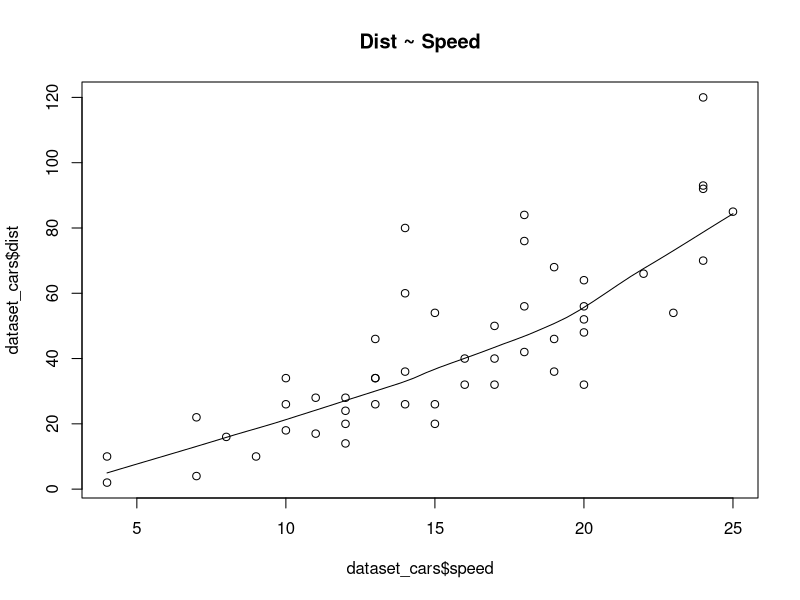
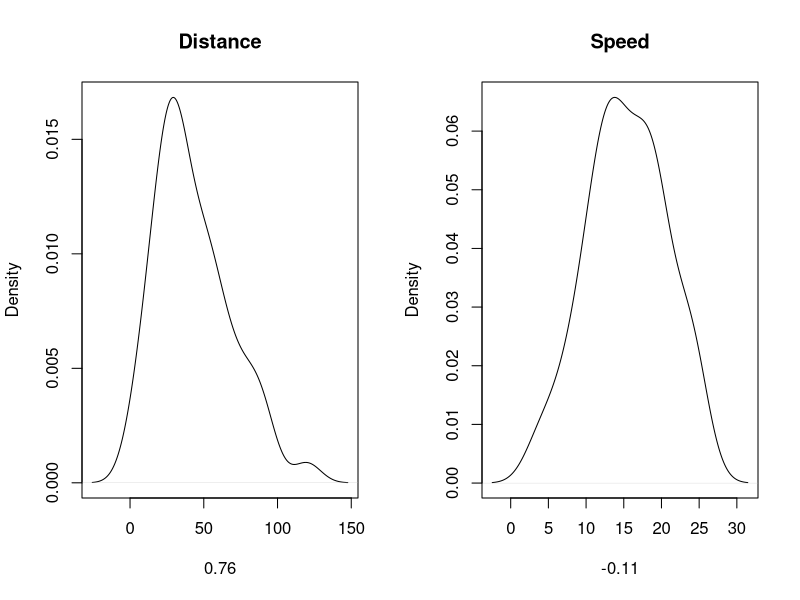

These figures' R source, in order:
# Dataset
dataset_cars = as.data.frame(cars)

# Correlation
cor(dataset_cars$speed, dataset_cars$dist)

# Graphical Analysis
# 1. Scatter Plot
scatter.smooth(x = dataset_cars$speed, y = dataset_cars$dist, main = "Dist ~ Speed")

# 2. Density plot
par(mfrow = c(1, 2))
library(e1071)
plot(density(dataset_cars$dist), main = "Distance", 
     round(e1071::skewness(dataset_cars$dist), 2))
plot(density(dataset_cars$speed), main = "Speed", 
     round(e1071::skewness(dataset_cars$speed), 2))

# Splitting of dataset
library(caTools)
set.seed(1234)
split = sample.split(dataset_cars$speed, SplitRatio = 0.8)
training_cars = subset(dataset_cars, split == TRUE)
test_cars = subset(dataset_cars, split == FALSE)

# Applying the linear model
regressor_cars = lm(formula = speed ~ dist, data = training_cars)
print(regressor_cars)

y_pred_cars = predict(regressor_cars, newdata = test_cars)
round(y_pred_cars, 0)
summary(regressor_cars)
